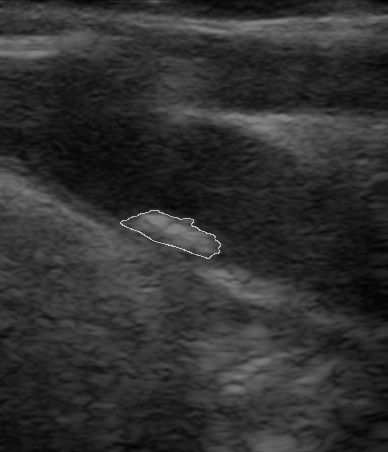
%> input picture Contornos/1-ETCHAR/cont&img_etchar.png, 388 x 452 px
$ octave --eval "result = get_mask(imread('../Contornos/1-ETCHAR/cont&img_etchar.png'));"   (GNU Octave 9; MATLAB toolbox functions it lacks are replaced by stand-ins)
%> lines starting %> are read from the running program, lines starting %| are printed output that depends on the picture; in (x1, y1, x2, y2) boxes, pixels count from 0 and x2, y2 are one past the last pixel; in counts of white or black regions, pixels touching at a corner belong together; the program's own positions count from 1
function [mask,B2] = get_mask(img,T)


figure(1)
if ~exist('T','var')
      B_bin = imbinarize(im2double(img),'global');
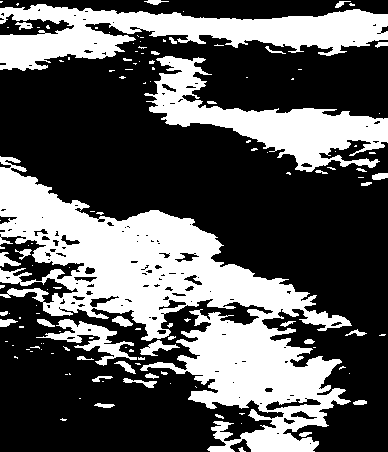
%> B_bin: size 452x388 logical; 35.4% white; 130 white regions (92 under 20 px), largest, box (x1, y1, x2, y2) and area: (0, 156, 352, 452) 36306, (0, 4, 388, 71) 12329, (144, 56, 388, 172) 9252

else
      B_bin = imbinarize(im2double(img),T);
end
B_bin = imfill(B_bin,'holes');
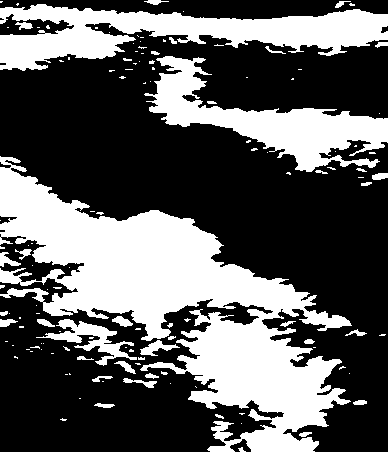
%> B_bin: size 452x388 logical; 36.5% white; 130 white regions (92 under 20 px), largest, box (x1, y1, x2, y2) and area: (0, 156, 352, 452) 37995, (0, 4, 388, 71) 12407, (144, 56, 388, 172) 9390

imshow(B_bin)
title('Imagen binarizada')

B2 = B_bin.*im2double(img);
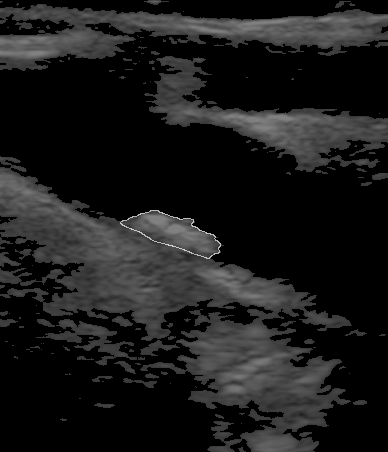
%> B2: size 452x388 double; min 0, max 0.839, mean 0.106
%> (the run ends here)

$ run again, on Contornos/1-ETCHAR/roi_cerrada.png
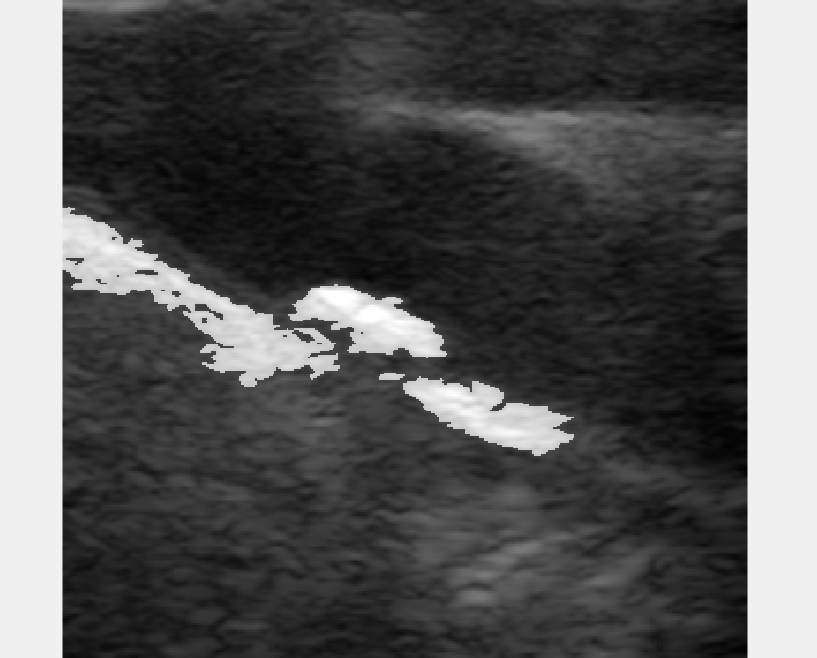
%> input picture Contornos/1-ETCHAR/roi_cerrada.png, 817 x 658 px
%> in get_mask, `B_bin = imbinarize(im2double(img),'global');`:
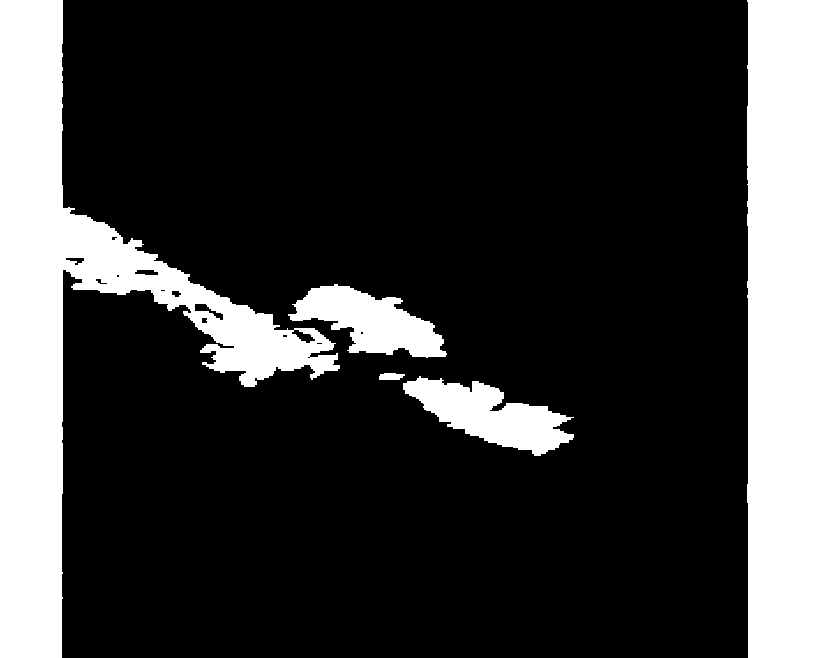
%> B_bin: size 658x817x3 logical; 21.2% white; 5 white regions, box (x1, y1, x2, y2) and area: (0, 0, 340, 658) 55281, (747, 0, 817, 658) 45528, (403, 376, 574, 456) 6642, (288, 284, 447, 358) 6158, (379, 373, 405, 380) 152
%> in get_mask, `B2 = B_bin.*im2double(img);`:
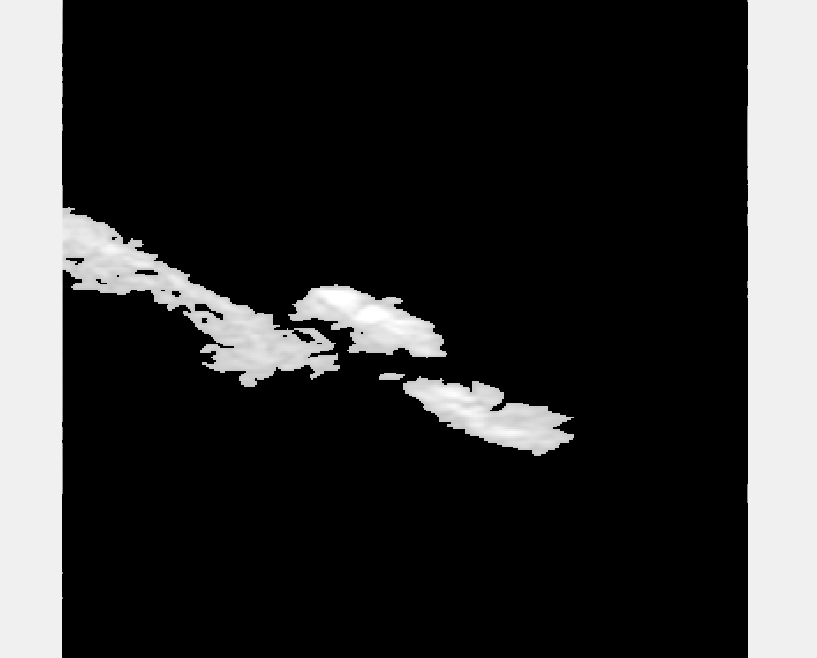
%> B2: size 658x817x3 double; min 0, max 1, mean 0.194
